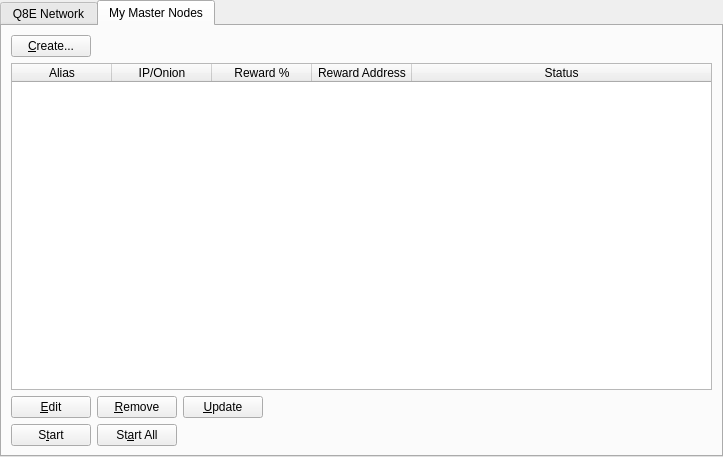
<?xml version="1.0" encoding="UTF-8"?>
<ui version="4.0">
 <class>MasternodeManager</class>
 <widget class="QWidget" name="MasternodeManager">
  <property name="geometry">
   <rect>
    <x>0</x>
    <y>0</y>
    <width>723</width>
    <height>457</height>
   </rect>
  </property>
  <property name="windowTitle">
   <string>Form</string>
  </property>
  <layout class="QVBoxLayout" name="topLayout">
   <property name="leftMargin">
    <number>0</number>
   </property>
   <property name="topMargin">
    <number>0</number>
   </property>
   <property name="rightMargin">
    <number>0</number>
   </property>
   <property name="bottomMargin">
    <number>0</number>
   </property>
   <item>
    <layout class="QVBoxLayout" name="verticalLayout">
     <property name="bottomMargin">
      <number>0</number>
     </property>
     <item>
      <widget class="QTabWidget" name="tabWidget">
       <property name="currentIndex">
        <number>1</number>
       </property>
       <widget class="QWidget" name="tab">
        <attribute name="title">
         <string>Q8E Network</string>
        </attribute>
        <layout class="QGridLayout" name="gridLayout">
         <item row="1" column="0">
          <widget class="QTableWidget" name="tableWidgetMasternodes">
           <property name="editTriggers">
            <set>QAbstractItemView::NoEditTriggers</set>
           </property>
           <property name="alternatingRowColors">
            <bool>true</bool>
           </property>
           <property name="selectionBehavior">
            <enum>QAbstractItemView::SelectRows</enum>
           </property>
           <property name="sortingEnabled">
            <bool>true</bool>
           </property>
           <attribute name="horizontalHeaderStretchLastSection">
            <bool>true</bool>
           </attribute>
           <column>
            <property name="text">
             <string>Address</string>
            </property>
           </column>
           <column>
            <property name="text">
             <string>Protocol</string>
            </property>
           </column>
           <column>
            <property name="text">
             <string>Active</string>
            </property>
           </column>
           <column>
            <property name="text">
             <string>Active (secs)</string>
            </property>
           </column>
           <column>
            <property name="text">
             <string>Last Seen</string>
            </property>
           </column>
           <column>
            <property name="text">
             <string>Pubkey</string>
            </property>
           </column>
          </widget>
         </item>
         <item row="0" column="0">
          <layout class="QHBoxLayout" name="horizontalLayout_3">
           <property name="bottomMargin">
            <number>0</number>
           </property>
           <item>
            <widget class="QLabel" name="label_2">
             <property name="text">
              <string>Q8E Node Count:</string>
             </property>
            </widget>
           </item>
           <item>
            <widget class="QLabel" name="countLabel">
             <property name="text">
              <string>0</string>
             </property>
            </widget>
           </item>
           <item>
            <spacer name="horizontalSpacer_3">
             <property name="orientation">
              <enum>Qt::Horizontal</enum>
             </property>
             <property name="sizeHint" stdset="0">
              <size>
               <width>40</width>
               <height>20</height>
              </size>
             </property>
            </spacer>
           </item>
          </layout>
         </item>
        </layout>
       </widget>
       <widget class="QWidget" name="tab_2">
        <attribute name="title">
         <string>My Master Nodes</string>
        </attribute>
        <layout class="QGridLayout" name="gridLayout_2">
         <item row="0" column="0">
          <layout class="QVBoxLayout" name="verticalLayout_2">
           <property name="bottomMargin">
            <number>0</number>
           </property>
           <item>
            <layout class="QHBoxLayout" name="horizontalLayout">
             <item>
              <widget class="QPushButton" name="createButton">
               <property name="text">
                <string>&amp;Create...</string>
               </property>
              </widget>
             </item>
             <item>
              <spacer name="horizontalSpacer">
               <property name="orientation">
                <enum>Qt::Horizontal</enum>
               </property>
               <property name="sizeHint" stdset="0">
                <size>
                 <width>40</width>
                 <height>20</height>
                </size>
               </property>
              </spacer>
             </item>
            </layout>
           </item>
           <item>
            <widget class="QTableWidget" name="tableWidget_2">
             <property name="minimumSize">
              <size>
               <width>695</width>
               <height>0</height>
              </size>
             </property>
             <property name="editTriggers">
              <set>QAbstractItemView::NoEditTriggers</set>
             </property>
             <property name="alternatingRowColors">
              <bool>true</bool>
             </property>
             <property name="selectionMode">
              <enum>QAbstractItemView::SingleSelection</enum>
             </property>
             <property name="selectionBehavior">
              <enum>QAbstractItemView::SelectRows</enum>
             </property>
             <attribute name="horizontalHeaderStretchLastSection">
              <bool>true</bool>
             </attribute>
             <column>
              <property name="text">
               <string>Alias</string>
              </property>
             </column>
             <column>
              <property name="text">
               <string>IP/Onion</string>
              </property>
             </column>
             <column>
              <property name="text">
               <string>Reward %</string>
              </property>
             </column>
             <column>
              <property name="text">
               <string>Reward Address</string>
              </property>
             </column>
             <column>
              <property name="text">
               <string>Status</string>
              </property>
             </column>
            </widget>
           </item>
           <item>
            <layout class="QHBoxLayout" name="horizontalLayout_2">
             <property name="bottomMargin">
              <number>0</number>
             </property>
             <item>
              <widget class="QPushButton" name="editButton">
               <property name="text">
                <string>&amp;Edit</string>
               </property>
              </widget>
             </item>
             <item>
              <widget class="QPushButton" name="removeButton">
               <property name="text">
                <string>&amp;Remove</string>
               </property>
              </widget>
             </item>
             <item>
              <widget class="QPushButton" name="UpdateButton">
               <property name="text">
                <string>&amp;Update</string>
               </property>
              </widget>
             </item>
             <item>
              <spacer name="horizontalSpacer_2">
               <property name="orientation">
                <enum>Qt::Horizontal</enum>
               </property>
               <property name="sizeHint" stdset="0">
                <size>
                 <width>40</width>
                 <height>20</height>
                </size>
               </property>
              </spacer>
             </item>
            </layout>
           </item>
           <item>
            <layout class="QHBoxLayout" name="horizontalLayout_4">
             <property name="bottomMargin">
              <number>0</number>
             </property>
            </layout>
           </item>
           <item>
            <layout class="QHBoxLayout" name="horizontalLayout_5">
             <property name="bottomMargin">
              <number>0</number>
             </property>
             <item>
              <widget class="QPushButton" name="startButton">
               <property name="text">
                <string>S&amp;tart</string>
               </property>
              </widget>
             </item>
             <item>
              <widget class="QPushButton" name="startAllButton">
               <property name="text">
                <string>St&amp;art All</string>
               </property>
              </widget>
             </item>
             <item>
              <spacer name="horizontalSpacer_5">
               <property name="orientation">
                <enum>Qt::Horizontal</enum>
               </property>
               <property name="sizeHint" stdset="0">
                <size>
                 <width>40</width>
                 <height>20</height>
                </size>
               </property>
              </spacer>
             </item>
            </layout>
           </item>
          </layout>
         </item>
        </layout>
       </widget>
      </widget>
     </item>
    </layout>
   </item>
  </layout>
 </widget>
 <resources/>
 <connections/>
</ui>
